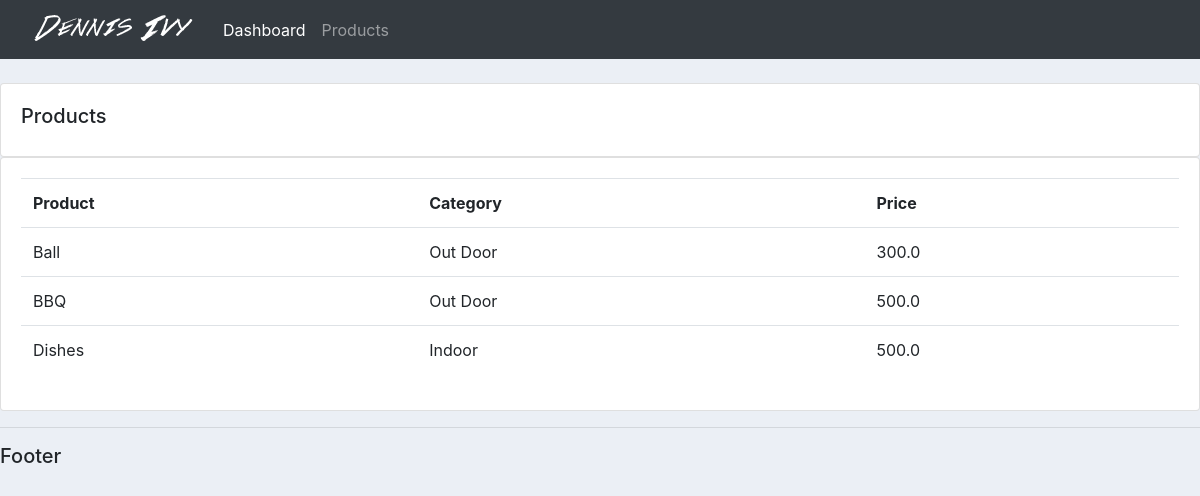
Screenshot of /products/ with the database file from the repository.
### accounts/models.py (models this page shows, shortened)
class Product(models.Model):
    CATEGORY = (
        ("Indoor", "Indoor"),
        ("Out Door", "Out Door"),
    )
    name = models.CharField(max_length=50, null=True)
    price = models.FloatField(null=True)
    category = models.CharField(max_length=50, null=True, choices=CATEGORY)
    description = models.CharField(max_length=50, null=True)
    date_created = models.DateTimeField(auto_now_add=True)
    tag = models.ManyToManyField(Tags)

### accounts/views.py (the view)
# urls.py: path("products/", views.products, name="products"),
def products(request):
    product = Product.objects.all()
    return render(request, "accounts/products.html", {"product": product})

### accounts/templates/accounts/products.html
{% extends "accounts/index.html" %} {% block content %}
<br />
<div class="row">
  <div class="col-md">
    <div class="card card-body">
      <h5>Products</h5>
    </div>
    <div class="card card-body">
      <table class="table">
        <tr>
          <th>Product</th>
          <th>Category</th>
          <th>Price</th>
        </tr>
        <tr>
        {% for i in product %}
        <td>
          {{i.name}}
        </td>
        <td>
          {{i.category}}
        </td>
        <td>
          {{i.price}}
        </td>
          </tr>
        {% endfor %}
      </table>
    </div>
  </div>
</div>
{% endblock %}

### static/css/main.css (style rules this page uses)
body { background-color: #ebeff5; }

### rows the page displays
Product: name "Ball", category "Out Door", price "300.0"
Product: name "BBQ", category "Out Door", price "500.0"
Product: name "Dishes", category "Indoor", price "500.0"
